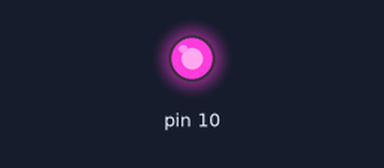
The sketch below on a simulated Arduino Nano, built with avr-gcc and run on an emulated ATmega328P. Shown: output pins drawn as LEDs (lit = HIGH).

Above: at 1.0 s.
At 11.0 s:
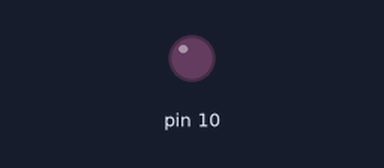
Timing chart, 0 to 15.6 s (numbered marks = the images above):
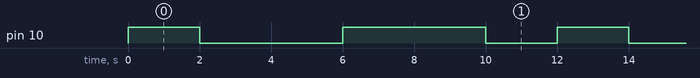

Measured:
- by itself, pin 10: repeats every 12.0 s: LOW 4.0 s, HIGH 4.0 s, LOW 2.0 s, HIGH 2.0 s
- by itself, everything shown: repeats every 12.0 s, in 4 steps

The sketch:

sketch.ino
```cpp
void setup() {
  // put your setup code here, to run once:
pinMode(10, OUTPUT);
}

void loop() {
  // put your main code here, to run repeatedly:
digitalWrite(10, HIGH);
delay(2000);
digitalWrite(10, LOW);
delay(4000);
digitalWrite(10, HIGH);
delay(4000);
digitalWrite(10, LOW);
delay(2000);
}
```
